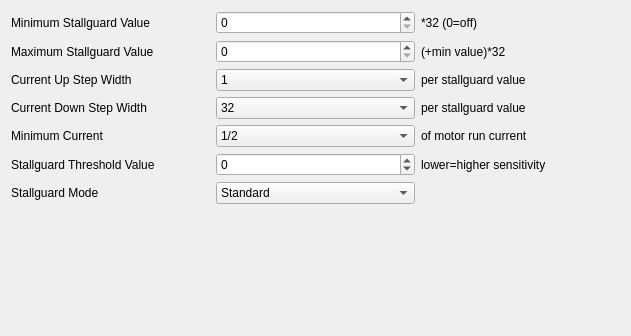
         <widget class="QWidget" name="scrollAreaWidgetContents_3">
          <property name="geometry">
           <rect>
            <x>0</x>
            <y>0</y>
            <width>631</width>
            <height>336</height>
           </rect>
          </property>
          <layout class="QVBoxLayout" name="verticalLayout_15">
           <item>
            <layout class="QGridLayout" name="gridLayout_3">
             <item row="4" column="1">
              <widget class="QComboBox" name="minimum_current_combo">
               <item>
                <property name="text">
                 <string>1/2</string>
                </property>
               </item>
               <item>
                <property name="text">
                 <string>1/4</string>
                </property>
               </item>
              </widget>
             </item>
             <item row="0" column="1">
              <widget class="QSpinBox" name="minimum_stallguard_value_spin">
               <property name="maximum">
                <number>15</number>
               </property>
              </widget>
             </item>
             <item row="6" column="1">
              <widget class="QComboBox" name="stallguard_mode_combo">
               <item>
                <property name="text">
                 <string>Standard</string>
                </property>
               </item>
               <item>
                <property name="text">
                 <string>Filtered</string>
                </property>
               </item>
              </widget>
             </item>
             <item row="2" column="0">
              <widget class="QLabel" name="label_50">
               <property name="text">
                <string>Current Up Step Width</string>
               </property>
              </widget>
             </item>
             <item row="3" column="0">
              <widget class="QLabel" name="label_51">
               <property name="text">
                <string>Current Down Step Width</string>
               </property>
              </widget>
             </item>
             <item row="4" column="0">
              <widget class="QLabel" name="label_52">
               <property name="text">
                <string>Minimum Current</string>
               </property>
              </widget>
             </item>
             <item row="1" column="1">
              <widget class="QSpinBox" name="maximum_stallguard_value_spin">
               <property name="maximum">
                <number>15</number>
               </property>
              </widget>
             </item>
             <item row="5" column="0">
              <widget class="QLabel" name="label_53">
               <property name="text">
                <string>Stallguard Threshold Value</string>
               </property>
              </widget>
             </item>
             <item row="6" column="0">
              <widget class="QLabel" name="label_54">
               <property name="text">
                <string>Stallguard Mode</string>
               </property>
              </widget>
             </item>
             <item row="5" column="1">
              <widget class="QSpinBox" name="stallguard_threshold_value_spin">
               <property name="minimum">
                <number>-64</number>
               </property>
               <property name="maximum">
                <number>63</number>
               </property>
              </widget>
             </item>
             <item row="0" column="0">
              <widget class="QLabel" name="label_48">
               <property name="text">
                <string>Minimum Stallguard Value</string>
               </property>
              </widget>
             </item>
             <item row="1" column="0">
              <widget class="QLabel" name="label_49">
               <property name="text">
                <string>Maximum Stallguard Value</string>
               </property>
              </widget>
             </item>
             <item row="0" column="2">
              <widget class="QLabel" name="label_55">
               <property name="text">
                <string>*32 (0=off)</string>
               </property>
              </widget>
             </item>
             <item row="2" column="2">
              <widget class="QLabel" name="label_56">
               <property name="text">
                <string>per stallguard value</string>
               </property>
              </widget>
             </item>
             <item row="2" column="1">
              <widget class="QComboBox" name="current_up_step_width_combo">
               <item>
                <property name="text">
                 <string>1</string>
                </property>
               </item>
               <item>
                <property name="text">
                 <string>2</string>
                </property>
               </item>
               <item>
                <property name="text">
                 <string>4</string>
                </property>
               </item>
               <item>
                <property name="text">
                 <string>8</string>
                </property>
               </item>
              </widget>
             </item>
             <item row="3" column="1">
              <widget class="QComboBox" name="current_down_step_width_combo">
               <item>
                <property name="text">
                 <string>32</string>
                </property>
               </item>
               <item>
                <property name="text">
                 <string>8</string>
                </property>
               </item>
               <item>
                <property name="text">
                 <string>2</string>
                </property>
               </item>
               <item>
                <property name="text">
                 <string>1</string>
                </property>
               </item>
              </widget>
             </item>
             <item row="4" column="2">
              <widget class="QLabel" name="label_57">
               <property name="text">
                <string>of motor run current</string>
               </property>
              </widget>
             </item>
             <item row="5" column="2">
              <widget class="QLabel" name="label_58">
               <property name="text">
                <string>lower=higher sensitivity</string>
               </property>
              </widget>
             </item>
             <item row="1" column="2">
              <widget class="QLabel" name="label_59">
               <property name="text">
                <string>(+min value)*32</string>
               </property>
              </widget>
             </item>
             <item row="3" column="2">
              <widget class="QLabel" name="label_60">
               <property name="text">
                <string>per stallguard value</string>
               </property>
              </widget>
             </item>
            </layout>
           </item>
           <item>
            <spacer name="verticalSpacer_4">
             <property name="orientation">
              <enum>Qt::Vertical</enum>
             </property>
             <property name="sizeHint" stdset="0">
              <size>
               <width>20</width>
               <height>40</height>
              </size>
             </property>
            </spacer>
           </item>
          </layout>
         </widget>
